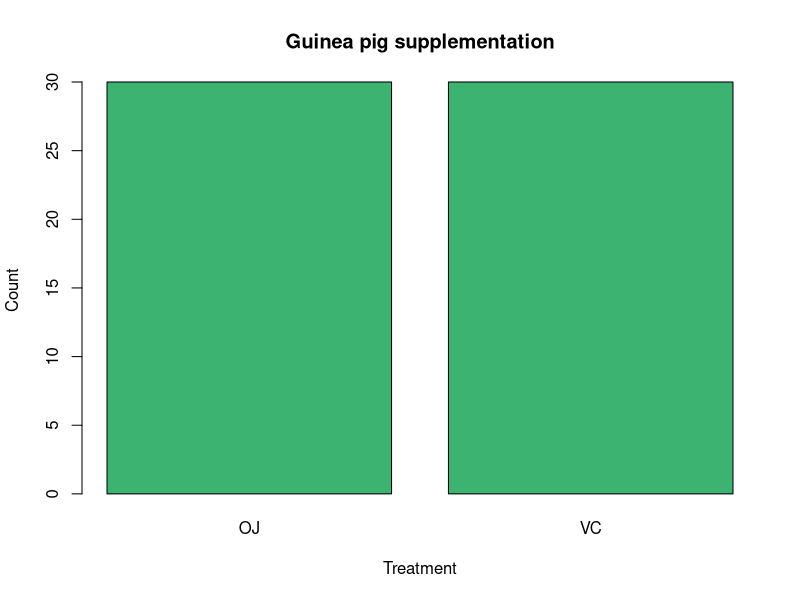
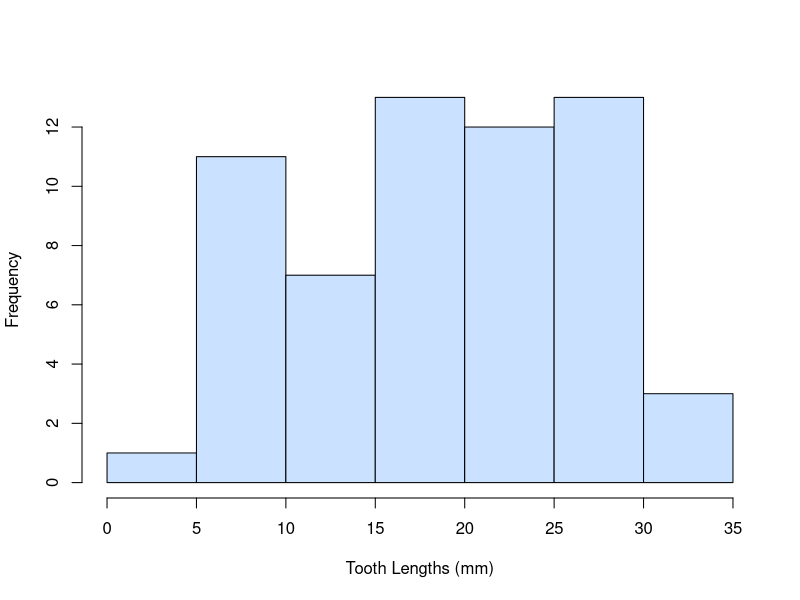
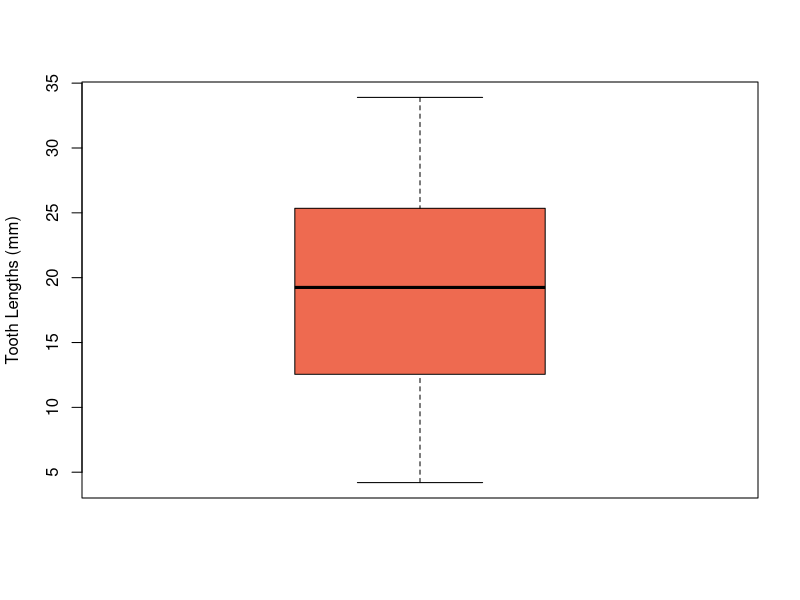
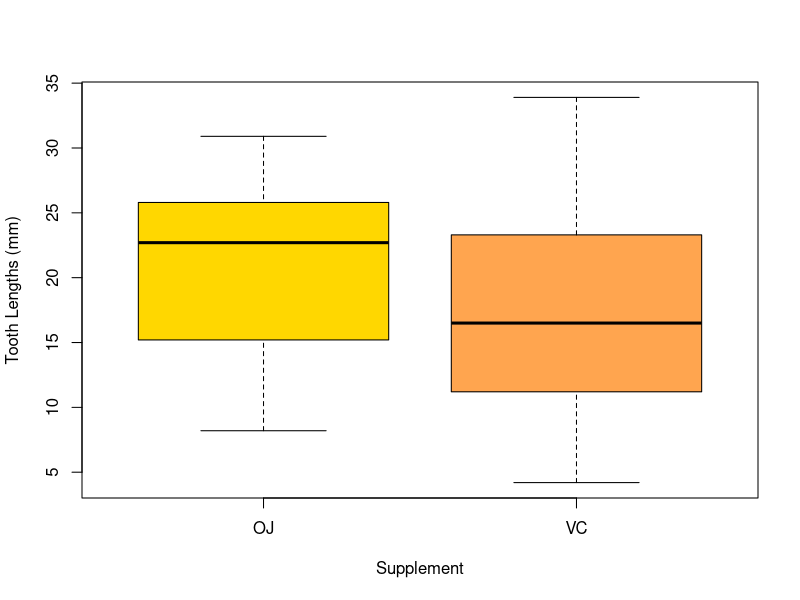
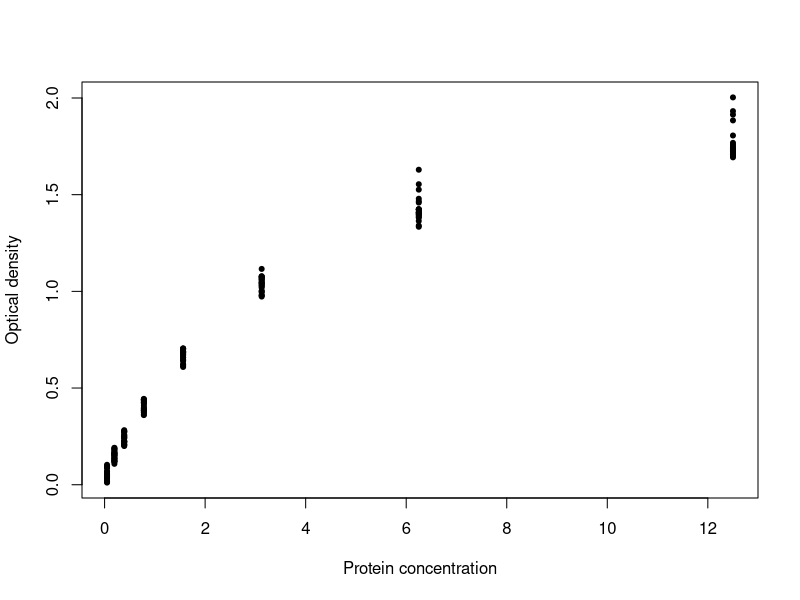
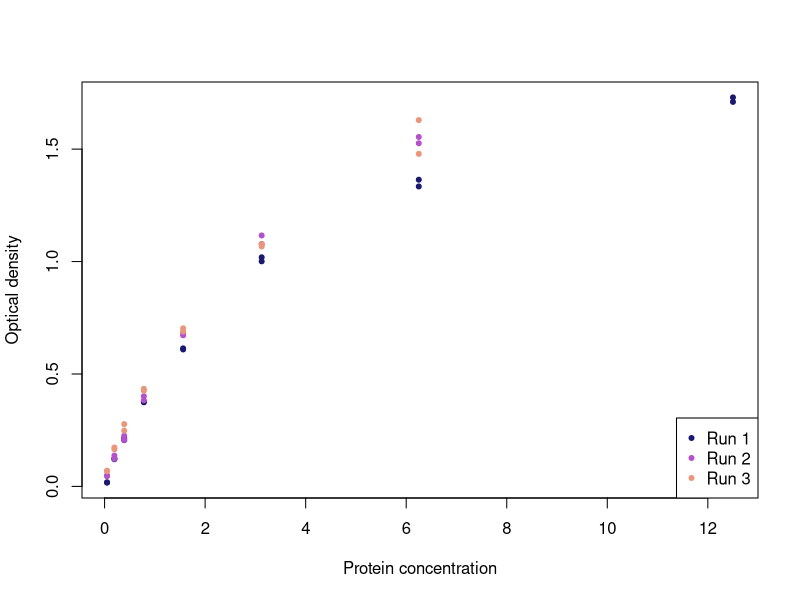

These figures' R source, in order:
## ---- chunk 1
library(knitr)
opts_chunk$set(fig.align="center", fig.height=4, fig.width=4)
## ---- chunk 2
# Have a look at the data frame with the head() function
head(ToothGrowth)
## ---- chunk 3
# Pull up the help window with an in-depth description
?ToothGrowth
## ---- chunk 4
# Remember to use double equals sign (==) for logical indexing!
t.test(ToothGrowth$len[ToothGrowth$supp == "OJ"], ToothGrowth$len[ToothGrowth$supp == "VC"])
## ---- chunk 5

# First, create a table containing counts for each level of the variable
supp_table <- table(ToothGrowth$supp)
supp_table

# Plot the table with a title, x-axis label, y-axis label, and a custom color
barplot(supp_table, main = "Guinea pig supplementation", xlab = "Treatment", ylab = "Count", col = "mediumseagreen")
## ---- chunk 6
# Histogram. Remove any title by specifying "" for main().
hist(ToothGrowth$len, main = "", xlab = "Tooth Lengths (mm)", col = "lightsteelblue1")

# Boxplot
boxplot(ToothGrowth$len, main = "", ylab = "Tooth Lengths (mm)", col = "coral2")
## ---- chunk 7
# Multiple boxplots in one figure using the form "numeric_variable ~ categorical_variable"
boxplot(ToothGrowth$len ~ ToothGrowth$supp, main = "", xlab = "Supplement", ylab = "Tooth Lengths (mm)", col = c("gold", "tan1"))
## ---- chunk 8
# Examine dataset
head(DNase)
levels(DNase$Run)
## ---- chunk 9
# Scatterplot with solid circle points
plot(DNase$conc, DNase$density, xlab = "Protein concentration", ylab = "Optical density", pch = 20)
## ---- chunk 10
# Plot points from Run 1
plot(DNase$conc[DNase$Run == "1"], DNase$density[DNase$Run == "1"], xlab = "Protein concentration", ylab = "Optical density", pch = 20, col = "midnightblue")

# Use the function "points" to add points to an existing plot
points(DNase$conc[DNase$Run == "2"], DNase$density[DNase$Run == "2"], pch = 20, col = "mediumorchid3")
points(DNase$conc[DNase$Run == "3"], DNase$density[DNase$Run == "3"], pch = 20, col = "darksalmon")


# Use the (extremely tedious!!! :( ) function "legend" to add a legend to distinguish points
legend("bottomright", pch = 20, c("Run 1", "Run 2", "Run 3"), col = c("midnightblue", "mediumorchid3", "darksalmon"))
